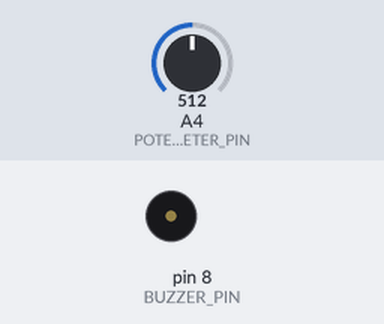
The sketch below on a simulated Arduino Uno, built with avr-gcc and run on an emulated ATmega328P. Parts: buzzer (waves = sounding). The inputs (shaded band) are chosen by the test bench; at power-on: A4 (POTENTIOMETER_PIN) = 512. What the sketch prints to the serial monitor is not drawn.

Above: at 1.2 s.
1.3 s: A4 (POTENTIOMETER_PIN) set to 107
4.3 s: A4 (POTENTIOMETER_PIN) set to 99
Timing chart, 0 to 7.3 s (numbered marks = the images above; inputs shaded):
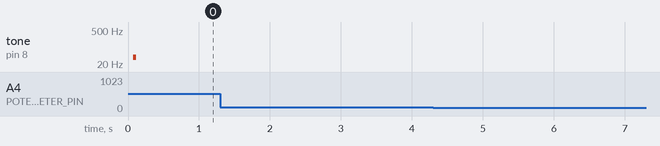

The sketch:

24_passive_buzzer_potentiometer.ino
```cpp
const int BUZZER_PIN = 8;
const int POTENTIOMETER_PIN = A4;

void setup()
{
    Serial.begin(9600);
    pinMode(POTENTIOMETER_PIN, INPUT);
    pinMode(BUZZER_PIN, OUTPUT);
}

void loop()
{
    int potentiometerVoltage = analogRead(POTENTIOMETER_PIN);
    // int buzzerTime = (1000. / 1023.) * potentiometerVoltage; // if buzzerTime is between 0 and 1.000
    int buzzerTime = (9940. / 1023.) * potentiometerVoltage + 60; // if buzzerTime is between 60 and 10.000
    Serial.println("Voltage: " + String(potentiometerVoltage) + ", Buzzer Time: " + String(buzzerTime));
    digitalWrite(BUZZER_PIN, HIGH);
    delayMicroseconds(buzzerTime);
    digitalWrite(BUZZER_PIN, LOW);
    delayMicroseconds(buzzerTime);
}
```
